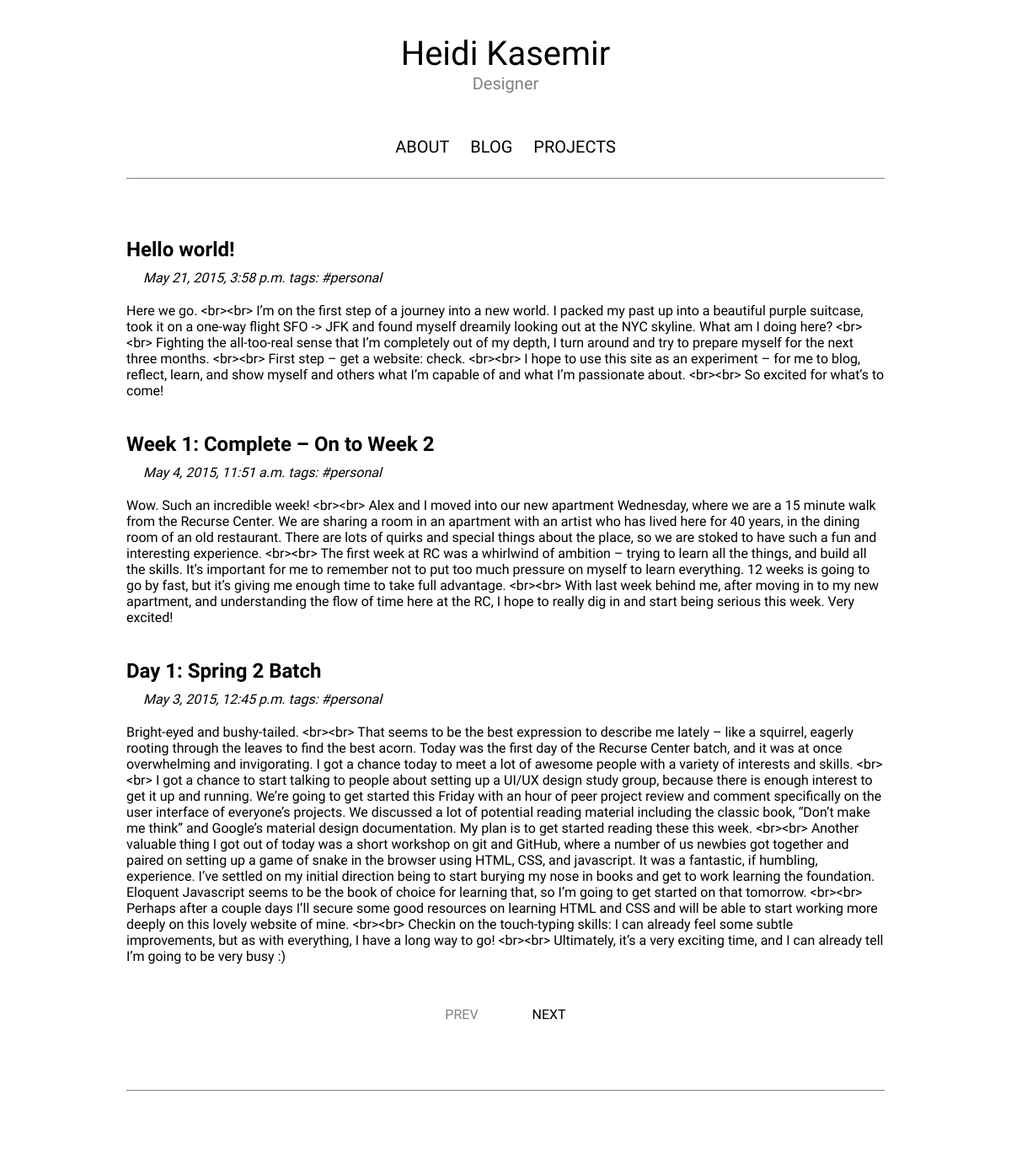
Page /blog/tag/personal on the committed database.
### blog/models.py (models this page shows, shortened)
class Entry(models.Model):
    title = models.CharField(max_length = 200)
    body = models.TextField()
    slug = models.SlugField(max_length = 200, unique = True)
    publish = models.BooleanField(default=True)
    created = models.DateTimeField(auto_now_add = True)
    modified = models.DateTimeField(auto_now = True)
    tags = models.ManyToManyField(Tag)
    objects = EntryQuerySet.as_manager()
    class Meta:
        verbose_name = "Blog Entry"
        verbose_name_plural = "Blog Entries"
        ordering = ["-created"]

class Tag(models.Model):
    slug = models.SlugField(max_length=200, unique=True)
    def __str__(self):
        return self.slug

### blog/views.py (the view)
# urls.py: url(r'^tag/(?P<slug>\S+)$', views.TagIndex.as_view(), name="tag_index"),
class TagIndex(generic.ListView):
    template_name = 'blog/blog.html'
    paginate_by = 3
    def get_queryset(self):
        slug = self.kwargs['slug']
        tag = models.Tag.objects.get(slug=slug)
        results = models.Entry.objects.filter(tags=tag)
        return results

### templates/blog/blog.html
{% extends "main.html" %}
{% load django_markdown %}
{% block blog_entries %}
{% for object in object_list %}
  <div class="post">
    <h2><a href="{% url "blog:entry_detail" slug=object.slug %}">{{ object.title }}</a></h2>
    <p class="meta">
      {{ object.created }} tags: {% for tag in object.tags.all %}
      <a class="post-category post-category-js" href="{% url "blog:tag_index" slug=tag.slug %}"> #{{ tag }} </a>{% endfor %}
    </p>
    <div class="post-body">
        {{ object.body|markdown }}
    </div>
  </div>
{% endfor %}
{% if is_paginated %}
    <ul class="pager">
      <li {% if not page_obj.has_previous %}class="disabled"{% endif %}><a {% if page_obj.has_previous %}href="?page={{ page_obj.previous_page_number }}"{% endif %}>Prev</a></li>
      <li {% if not page_obj.has_next %}class="disabled"{% endif %}><a {% if page_obj.has_next %}href="?page={{ page_obj.next_page_number }}"{% endif %}>Next</a></li>
    </ul>
{% endif %}
{% endblock %}

### static/mainpage/css/styles.css (style rules this page uses)
* { margin:0; padding:0; font-family: 'Josefin Sans', sans-serif; }
a { text-decoration: none; color: black; margin-top: 10px; transition-property: color; transition-duration: .35s; transition-timing-function: ease-out; }
body { animation: fadein 2s; -moz-animation: fadein 2s; -webkit-animation: fadein 2s; -o-animation: fadein 2s; }
h2 { padding-bottom: 10px; padding-top: 40px; }
.meta { font-style: italic; padding-bottom: 20px; text-indent: 20px; }
.pager { margin-top: 50px; text-align: center; list-style-type: none; text-transform: uppercase; }
.pager li { display: inline; padding: 30px; }
.pager .disabled a { color: grey; }

### rows in the picture
Entry: title "Hello world!", created "May 21, 2015, 3:58 p.m.", body "Here we go. <br><br> I’m on the first step of a journey into a new world. I packed my past up into a beautiful purple suitcase, took it on a one-way flight SFO -> JFK and found myself dreamily looking out at the NYC skyline. What am I doing here? <br><br> Fighting the all-too-real sense that I’m completely out of my depth, I turn around and try to prepare myself for the next three months. <br><br> First step – get a website: check. <br><br> I hope to use this site as an experiment – for me to blog, reflect, learn, and show myself and others what I’m capable of and what I’m passionate about. <br><br> So excited for what’s to come!"
Tag: slug "personal"
Entry: title "Week 1: Complete – On to Week 2", created "May 4, 2015, 11:51 a.m.", body "Wow. Such an incredible week! <br><br> Alex and I moved into our new apartment Wednesday, where we are a 15 minute walk from the Recurse Center. We are sharing a room in an apartment with an artist who has lived here for 40 years, in the dining room of an old restaurant. There are lots of quirks and special things about the place, so we are stoked to have such a fun and interesting experience. <br><br> The first week at RC was a whirlwind of ambition – trying to learn all the things, and build all the skills. It’s important for me to remember not to put too much pressure on myself to learn everything. 12 weeks is going to go by fast, but it’s giving me enough time to take full advantage.…"
Entry: title "Day 1: Spring 2 Batch", created "May 3, 2015, 12:45 p.m.", body "Bright-eyed and bushy-tailed. <br><br> That seems to be the best expression to describe me lately – like a squirrel, eagerly rooting through the leaves to find the best acorn. Today was the first day of the Recurse Center batch, and it was at once overwhelming and invigorating. I got a chance today to meet a lot of awesome people with a variety of interests and skills. <br><br> I got a chance to start talking to people about setting up a UI/UX design study group, because there is enough interest to get it up and running. We’re going to get started this Friday with an hour of peer project review and comment specifically on the user interface of everyone’s projects. We discussed a lot of…"
